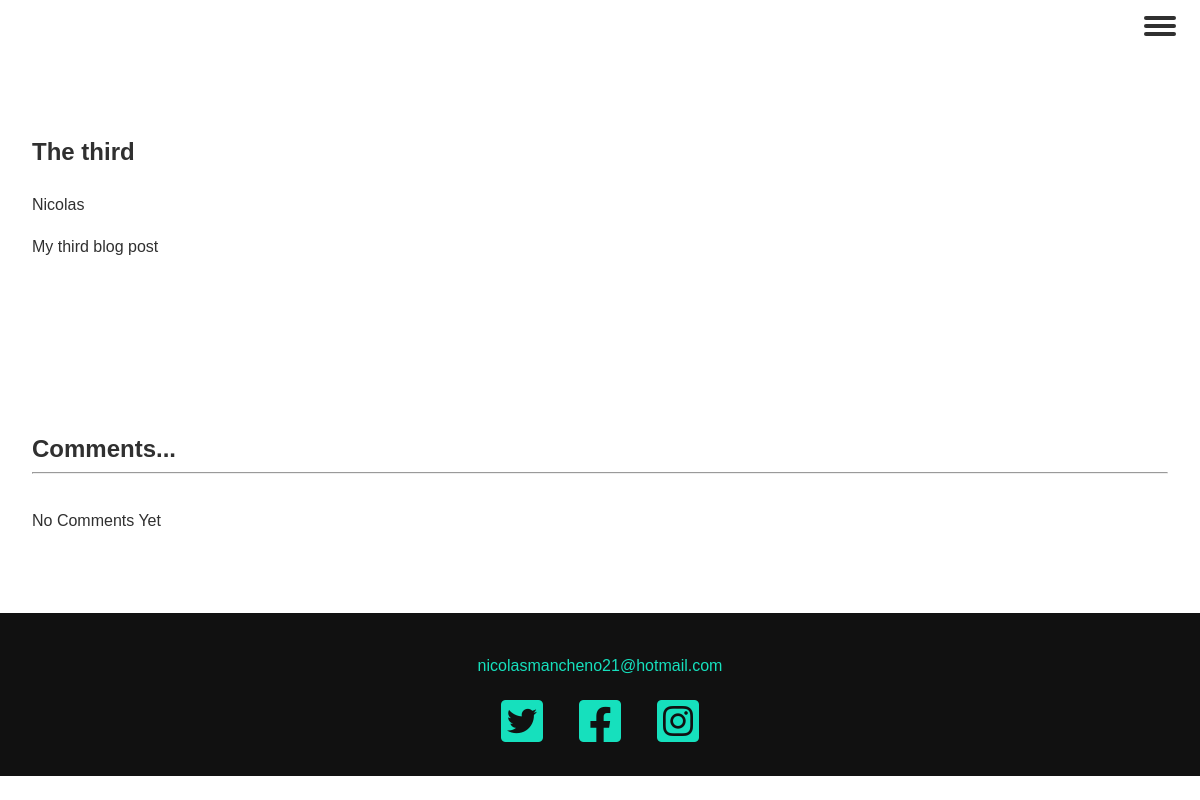
The page /blogpost/3 on the database its author committed.
### Blog/models.py (models this page shows, shortened)
class Post(models.Model):
    title = models.CharField(max_length=255)
    header_image = models.ImageField(null=True, blank = True, upload_to="images/")
    author = models.ForeignKey(User, on_delete=models.CASCADE)
    body = RichTextField(blank=True, null= True)

### Blog/views.py (the view)
# urls.py: path("blogpost/<str:id>", views.blogpost, name="blogpost")
def blogpost(request, id):
    return render(request, "blogpost.html",{
        'post': Post.objects.get(id = id),
        'form': CommentForm
    })

### Blog/Templates/blogpost.html (shortened to what this page needs)
{% extends "layout.html" %}
{% load static %}
{% block body %}
<section>
    <h3>{{post.title}}</h3><br>
    {{post.author.first_name}}
    <p>{{post.body | safe }}</p>
</section>
<section>
    <h3>Comments...</h3>
    <hr>
    <br>
    {% if not  post.comments.all %}
        No Comments Yet
    {% endif %}
</section>
{% endblock %}

### Blog/Static/styles.css (style rules this page uses)
:root { --ff-primary: 'Source Sans Pro', sans-serif; --ff-secondary: 'Source Code Pro', monospace; --fw-reg: 300; --fw-bold: 900; --clr-light: #fff; --clr-dark: #303030; --clr-accent: #16e0bd; --fs-h1: 3rem; --fs-h2: 2.25rem; --fs-h3: 1.25rem; --fs-body: 1rem; --bs: 0.25em 025em 075em rgba(0, 0, 0, 0.25), 0.125m, .125em, 0.25em rgba(0, 0, 0, 0.15); }
@media (min-width: 800px) { :root { --fs-h1: 4.5rem; --fs-h2: 3.75rem; --fs-h3: 1.5rem; --fs-body: 1rem; } }
body { background: var(--clr-light); color: var(--clr-dark); margin: 0; font-family: var(--ff-primary); font-size: var(--fs-body); line-height: 1.6; }
section { padding: 5rem 2rem; }
h1, h2, h3 { line-height: 1.2; margin: 0; }
h3 { font-size: var(--fs-h3); }

### rows shown on the page
Post: title "The third", author.first_name "Nicolas", body "My third blog post"
